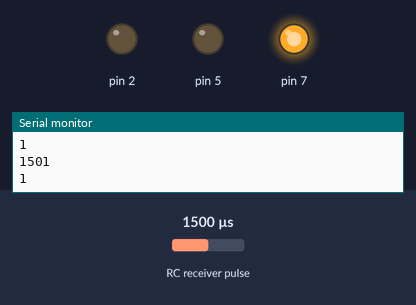
The sketch below on a simulated Arduino Uno, built with avr-gcc and run on an emulated ATmega328P. Shown: output pins drawn as LEDs (lit = HIGH), the last lines printed to the serial monitor. Wiring (inferred from the names in the program): RC receiver channel: data pin 6. The inputs (shaded band) are chosen by the test bench; at power-on: RC receiver pulse 1500 µs.

Above: at 1.2 s.
1.3 s: RC receiver pulse (sensor on pin 6) set to 1486 µs
At 2.2 s:
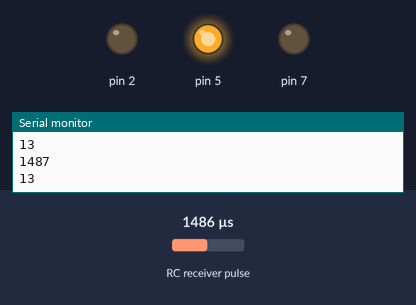
2.8 s: RC receiver pulse (sensor on pin 6) set to 1386 µs
4.3 s: RC receiver pulse (sensor on pin 6) set to 1358 µs
At 5.5 s:
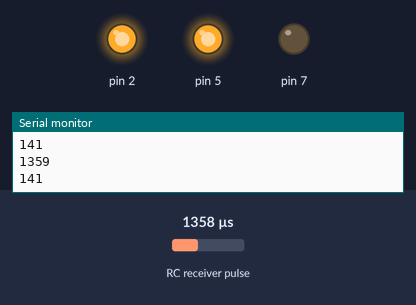
5.8 s: RC receiver pulse (sensor on pin 6) set to 1750 µs
At 6.9 s:
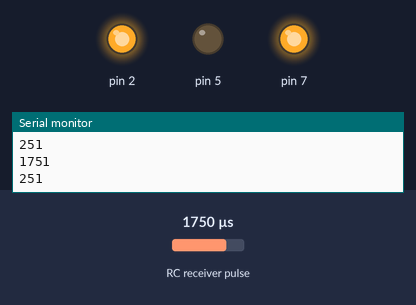
7.3 s: RC receiver pulse (sensor on pin 6) set to 1644 µs
8.8 s: RC receiver pulse (sensor on pin 6) set to 1614 µs
At 9.2 s:
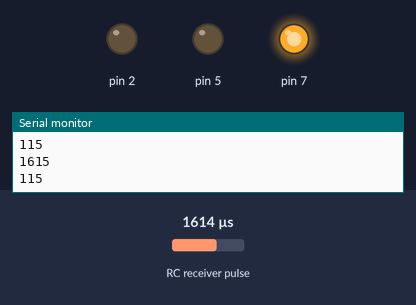
Timing chart, 0 to 11.3 s (numbered marks = the images above; inputs shaded):
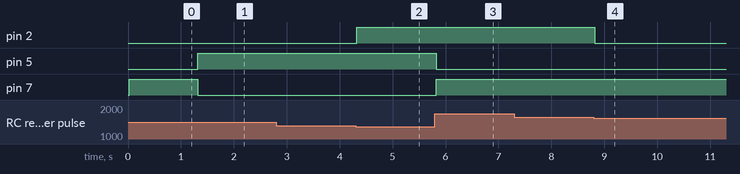

Measured:
- the behaviour switches between 1500 and 1499 µs on RC receiver pulse (sensor on pin 6) (found by bisection; images 0 and 1)
- the behaviour switches between 1372 and 1371 µs on RC receiver pulse (sensor on pin 6) (found by bisection; images 1 and 2)
- the behaviour switches between 1627 and 1626 µs on RC receiver pulse (sensor on pin 6) (found by bisection; images 3 and 4)
- after the input at 1.3 s, pin 5: LOW → HIGH at once; pin 7: HIGH → LOW at once
- after the input at 4.3 s, pin 2: LOW → HIGH at once
- after the input at 5.8 s, pin 5: HIGH → LOW at once; pin 7: LOW → HIGH at once
- after the input at 8.8 s, pin 2: HIGH → LOW at once

The sketch:

RC_CAR.ino
```cpp
#define RCPin 6
signed int RCValue;
signed int pwmValue;

void setup() {
   Serial.begin(9600);
  pinMode(RCPin, INPUT);
  // put your setup code here, to run once:

pinMode(7, OUTPUT);
pinMode(5, OUTPUT);
}

void loop() {


   RCValue = pulseIn(RCPin, HIGH);
   pwmValue=abs(RCValue-1500);
       analogWrite(2,pwmValue);

  Serial.println(RCValue);
   Serial.println(pwmValue);

  if(RCValue>1500)
  {

  digitalWrite(7,HIGH);
  digitalWrite(5,LOW);
  }
  else
{
  digitalWrite(7,LOW);
  digitalWrite(5,HIGH);
}

}
```
